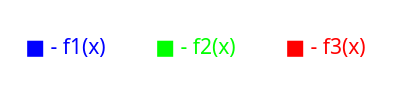
<?xml version="1.0" encoding="UTF-8"?>
<ui version="4.0">
 <class>legend</class>
 <widget class="QWidget" name="legend">
  <property name="geometry">
   <rect>
    <x>0</x>
    <y>0</y>
    <width>400</width>
    <height>100</height>
   </rect>
  </property>
  <property name="windowTitle">
   <string>Legend</string>
  </property>
  <property name="styleSheet">
   <string notr="true">background-color:white;</string>
  </property>
  <widget class="QLabel" name="label">
   <property name="geometry">
    <rect>
     <x>20</x>
     <y>20</y>
     <width>91</width>
     <height>51</height>
    </rect>
   </property>
   <property name="font">
    <font>
     <family>Trebuchet MS</family>
     <pointsize>16</pointsize>
    </font>
   </property>
   <property name="styleSheet">
    <string notr="true">color:blue;</string>
   </property>
   <property name="text">
    <string>■ - f1(x)</string>
   </property>
   <property name="alignment">
    <set>Qt::AlignCenter</set>
   </property>
  </widget>
  <widget class="QLabel" name="label_2">
   <property name="geometry">
    <rect>
     <x>150</x>
     <y>20</y>
     <width>91</width>
     <height>51</height>
    </rect>
   </property>
   <property name="font">
    <font>
     <family>Trebuchet MS</family>
     <pointsize>16</pointsize>
    </font>
   </property>
   <property name="styleSheet">
    <string notr="true">color:lime;</string>
   </property>
   <property name="text">
    <string>■ - f2(x)</string>
   </property>
   <property name="alignment">
    <set>Qt::AlignCenter</set>
   </property>
  </widget>
  <widget class="QLabel" name="label_3">
   <property name="geometry">
    <rect>
     <x>280</x>
     <y>20</y>
     <width>91</width>
     <height>51</height>
    </rect>
   </property>
   <property name="font">
    <font>
     <family>Trebuchet MS</family>
     <pointsize>16</pointsize>
    </font>
   </property>
   <property name="styleSheet">
    <string notr="true">color:red;</string>
   </property>
   <property name="text">
    <string>■ - f3(x)</string>
   </property>
   <property name="alignment">
    <set>Qt::AlignCenter</set>
   </property>
  </widget>
 </widget>
 <resources/>
 <connections/>
</ui>
